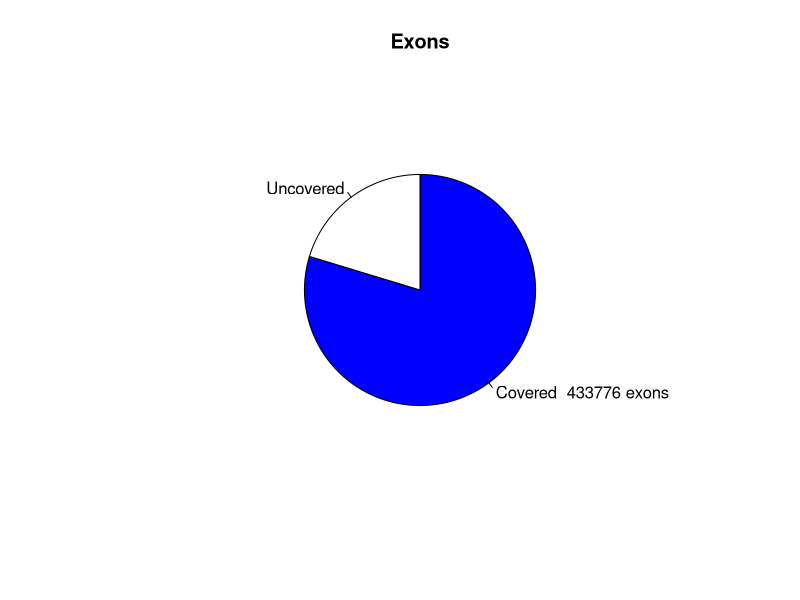

Here is the R script that generated this plot:
png("/rds/user/is460/hpc-work/muscle-rnaseq/ezbamqc/output/figs/srpk3_wt_ttnb_het_7.read_distr_pie.png",width=500,height=500,units="px")
pie(c(433776,110532),labels=c("Covered  433776 exons","Uncovered"),main="Exons",radius=0.6,clockwise=T,col=c("blue","white"))
dev.state = dev.off()
